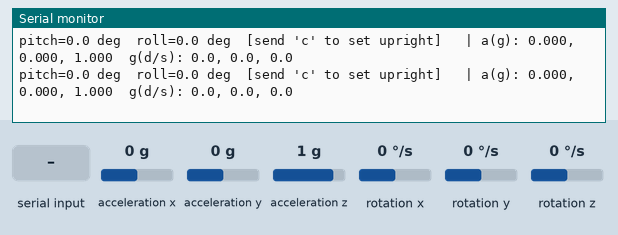
Recording of a sketch running on a simulated Arduino Uno, built with avr-gcc and run on an emulated ATmega328P. Shown: the last lines printed to the serial monitor. Inputs (shaded band) come from the test bench; at power-on: acceleration x 0 g, acceleration y 0 g, acceleration z 1 g, rotation x 0 °/s, rotation y 0 °/s, rotation z 0 °/s.

Above: at 1.2 s.
1.3 s: "L" received over Serial
At 1.57 s:
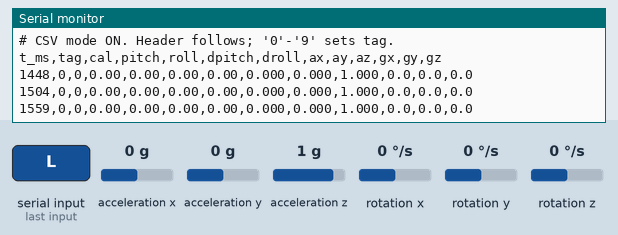
2.9 s: "90,45\n" received over Serial
At 2.95 s:
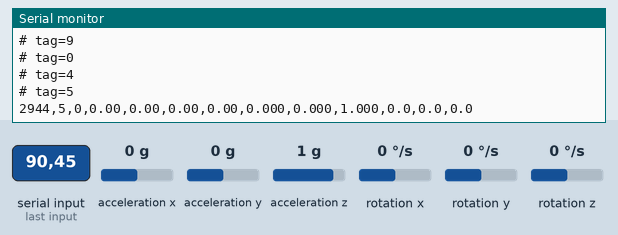
4.4 s: "c90\n" received over Serial
6.1 s: acceleration x set to -1.4 g
At 6.11 s:
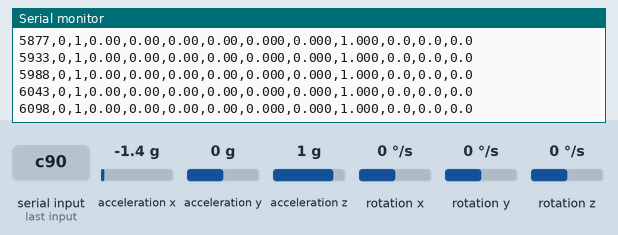
9.1 s: acceleration y set to -1.4 g
At 9.11 s:
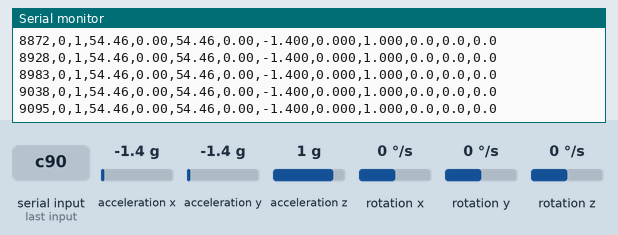
12.1 s: acceleration x set to 0 g
At 12.11 s:
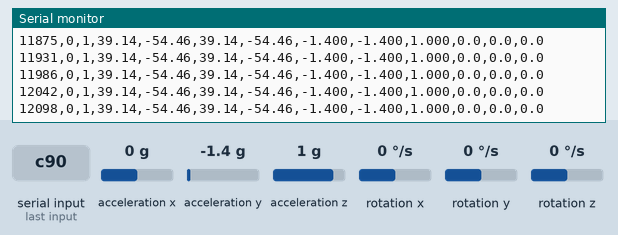
Timing chart, 0 to 15.1 s (numbered marks = the images above; inputs shaded):
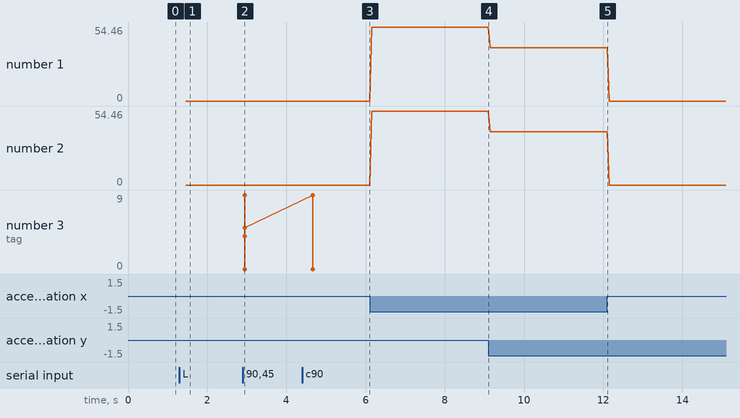

The sketch:

xiao_imu_test.ino
```cpp
/*
 * XIAO nRF52840 Sense — IMU bring-up + posture logging
 * ----------------------------------------------------
 * Purpose: confirm the board is alive and that the onboard 6-axis IMU
 *          (LSM6DS3TR-C) can be read. This is the upper-back orientation
 *          sensor for the posture system.
 *
 * Prints human-readable tilt ANGLES (pitch + roll) derived from the
 * accelerometer's gravity vector — much easier to read as posture than the
 * raw aX/aY/aZ. For an upper-back sensor:
 *   - pitch = forward/back lean  (the slouch axis — leaning over a desk)
 *   - roll  = left/right lean
 * Angles come from gravity only, so they're absolute (no drift) but jittery
 * while you're actually moving. Raw accel/gyro trail behind for reference.
 * NOTE: the pitch/roll axis mapping assumes a particular board mounting; if
 * forward lean shows up on the wrong axis, swap the formulas below to match
 * how the XIAO ends up sitting on the back.
 *
 * Calibration: the XIAO has no usable user button (only RESET), so sit
 * upright and send 'c' over serial to capture the current pose as the
 * "upright" reference. After that the sketch reports how far pitch/roll
 * deviate from upright (dPitch/dRoll) — that deviation is the posture signal.
 * Send 'r' to clear and go back to absolute angles.
 *
 * --- CSV LOGGING (for the midterm measurement campaign) ---------------------
 * Send 'l' to toggle CSV mode. In CSV mode the sketch stops printing prose
 * and emits one comma-separated row per sample, after a single header line:
 *
 *   t_ms,tag,cal,pitch,roll,dpitch,droll,ax,ay,az,gx,gy,gz
 *
 * Every prose/diagnostic line is prefixed with '#', so a captured file is
 * directly parseable (pandas: read_csv(comment='#'); the header is the first
 * non-# line).
 *
 * Logging is CONTINUOUS at 20 Hz once CSV mode is on — it never stops on its
 * own, and the `tag` column simply holds the last digit pressed until you
 * change it. You time each posture yourself (~10 s); there is no per-tag timer.
 *
 * Send a digit '0'..'9' to stamp `tag` and label postures/trials in ONE
 * continuous capture. Meanings:
 *   0 = upright   1 = forward slouch   2 = lean L   3 = lean R   4 = head-down
 *   5 = laid-back (hips forward, torso leaning back on the chair)
 *   9 = JUNK / MOVING  (reserved — see below)
 * Pitch convention (this mounting): upright ~45 deg; leaning FORWARD lowers
 * pitch, leaning BACK raises it (laid-back = the highest pitch).
 * (For the re-don experiment, reuse 0 and re-send 'c' before each trial.)
 * `cal` is 1 once calibrated; when not calibrated, dpitch/droll equal pitch/roll.
 *
 * EXCLUDE TRANSITIONS — tag 9. Moving between postures contaminates data two
 * ways: (1) the angle sweeps through intermediate values that belong to no
 * posture, and (2) the pitch/roll math assumes the accelerometer sees only
 * gravity, but while moving it also picks up the motion's own acceleration, so
 * those samples are briefly wrong. Convention: press 9 during every transition
 * and DROP all tag==9 rows in analysis; what remains is clean steady segments.
 * Tag 9 is timing-forgiving — roughly covering each move is enough. (Optional
 * safety margin: also drop the first ~0.5-1 s after each tag change before
 * averaging, in case a key was pressed a hair before you fully settled.)
 *
 * Capture workflow (see also docs/archive/protocolo-captura-imu.md):
 *   arduino-cli monitor -p /dev/ttyACM0 -c baudrate=115200 | tee postures.csv
 *   # type (each line sends on Enter):
 *   #   l                -> start CSV
 *   #   c                -> calibrate while sitting upright
 *   #   0 (hold ~10s)    -> upright
 *   #   9                -> move
 *   #   1 (settle ~10s)  -> forward slouch
 *   #   9 -> 2 lean L -> 9 -> 3 lean R -> 9 -> 4 head-down   (9 on every move)
 *
 * Setup (Arduino IDE):
 *   1. Boards Manager: install "Seeed nRF52 Boards".
 *   2. Select board: "Seeed XIAO nRF52840 Sense".
 *   3. Library Manager: install "Seeed Arduino LSM6DS3".
 *   4. Open Serial Monitor at 115200 baud.
 *
 * The onboard IMU sits on the internal I2C bus at address 0x6A.
 *
 * Build / upload / monitor (arduino-cli, run from the repo root):
 *   arduino-cli compile --fqbn Seeeduino:nrf52:xiaonRF52840Sense firmware/archive/xiao_imu_test
 *   arduino-cli upload  --fqbn Seeeduino:nrf52:xiaonRF52840Sense -p /dev/ttyACM0 firmware/archive/xiao_imu_test
 *   arduino-cli monitor -p /dev/ttyACM0 -c baudrate=115200
 */

#include "LSM6DS3.h"
#include "Wire.h"
#include <math.h>

LSM6DS3 imu(I2C_MODE, 0x6A);   // onboard LSM6DS3TR-C, I2C address 0x6A

const float RAD_TO_DEGF = 57.2957795f;   // 180 / PI

// Sample period: slow in live (human) mode so the scroll is readable; faster
// in CSV mode for smoother plots (still trivial data volume).
const int SAMPLE_MS_LIVE = 200;   //  5 Hz
const int SAMPLE_MS_CSV  = 50;    // 20 Hz

// --- Upright calibration state ----------------------------------------------
// Captured when the user sends 'c' over serial while sitting straight.
bool  calibrated = false;
float pitchRef   = 0.0f;
float rollRef    = 0.0f;

// --- Logging state ----------------------------------------------------------
bool csvMode = false;   // 'l' toggles CSV output for file capture
int  tag     = 0;       // '0'..'9' stamps the tag column (posture/trial label)

// Tilt angles from a gravity vector. Kept in one place so the axis mapping
// only ever has to be fixed here (see the NOTE in the header).
void anglesFromAccel(float aX, float aY, float aZ, float &pitch, float &roll) {
  pitch = atan2f(-aX, sqrtf(aY * aY + aZ * aZ)) * RAD_TO_DEGF;
  roll  = atan2f(aY, aZ) * RAD_TO_DEGF;
}

// Average a short burst of samples so "upright" isn't grabbed off one noisy
// reading. Call this while the user is sitting straight.
void captureReference() {
  const int N = 20;
  float pSum = 0.0f, rSum = 0.0f, p, r;
  for (int i = 0; i < N; i++) {
    float aX = imu.readFloatAccelX();
    float aY = imu.readFloatAccelY();
    float aZ = imu.readFloatAccelZ();
    anglesFromAccel(aX, aY, aZ, p, r);
    pSum += p;
    rSum += r;
    delay(10);
  }
  pitchRef   = pSum / N;
  rollRef    = rSum / N;
  calibrated = true;
  Serial.print("# calibrated upright: pitch=");
  Serial.print(pitchRef, 1);
  Serial.print(" deg  roll=");
  Serial.print(rollRef, 1);
  Serial.println(" deg.  Reporting deviation from upright.");
}

void printCsvHeader() {
  Serial.println("t_ms,tag,cal,pitch,roll,dpitch,droll,ax,ay,az,gx,gy,gz");
}

// One-character serial commands: 'c' calibrate, 'r' clear, 'l' toggle CSV,
// '0'..'9' set the tag column. Line endings ('\n'/'\r') fall through harmlessly.
void handleSerialCommands() {
  while (Serial.available() > 0) {
    char c = Serial.read();
    if (c == 'c' || c == 'C') {
      captureReference();
    } else if (c == 'r' || c == 'R') {
      calibrated = false;
      Serial.println("# calibration cleared — reporting absolute angles.");
    } else if (c == 'l' || c == 'L') {
      csvMode = !csvMode;
      if (csvMode) {
        Serial.println("# CSV mode ON. Header follows; '0'-'9' sets tag.");
        printCsvHeader();
      } else {
        Serial.println("# CSV mode OFF.");
      }
    } else if (c >= '0' && c <= '9') {
      tag = c - '0';
      Serial.print("# tag=");
      Serial.println(tag);
    }
  }
}

// Print a value with an explicit + or - sign (easier to scan deviations).
void printSigned(float v) {
  if (v >= 0) Serial.print('+');
  Serial.print(v, 1);
}

void setup() {
  Serial.begin(115200);
  while (!Serial) { delay(10); }      // wait for USB serial

  if (imu.begin() != 0) {
    Serial.println("# IMU init FAILED — check board variant is 'Sense'.");
  } else {
    Serial.println("# IMU init OK. Streaming tilt angles (deg) + raw accel/gyro.");
    Serial.println("# Sit upright and send 'c' to calibrate; 'r' clears; 'l' = CSV.");
  }
}

void loop() {
  handleSerialCommands();   // check for c/r/l/digit before reading + printing

  // Read gravity vector + angular rate. Accel units (g vs m/s^2) cancel in the
  // angle math, so it doesn't matter that accel is in g.
  float aX = imu.readFloatAccelX();
  float aY = imu.readFloatAccelY();
  float aZ = imu.readFloatAccelZ();
  float gX = imu.readFloatGyroX();
  float gY = imu.readFloatGyroY();
  float gZ = imu.readFloatGyroZ();

  float pitch, roll;
  anglesFromAccel(aX, aY, aZ, pitch, roll);
  float dPitch = pitch - pitchRef;   // pitchRef/rollRef are 0 until calibrated,
  float dRoll  = roll  - rollRef;    // so deviation == absolute angle until then

  if (csvMode) {
    // t_ms,tag,cal,pitch,roll,dpitch,droll,ax,ay,az,gx,gy,gz
    Serial.print(millis());        Serial.print(',');
    Serial.print(tag);             Serial.print(',');
    Serial.print(calibrated ? 1 : 0); Serial.print(',');
    Serial.print(pitch, 2);        Serial.print(',');
    Serial.print(roll, 2);         Serial.print(',');
    Serial.print(dPitch, 2);       Serial.print(',');
    Serial.print(dRoll, 2);        Serial.print(',');
    Serial.print(aX, 3);           Serial.print(',');
    Serial.print(aY, 3);           Serial.print(',');
    Serial.print(aZ, 3);           Serial.print(',');
    Serial.print(gX, 1);           Serial.print(',');
    Serial.print(gY, 1);           Serial.print(',');
    Serial.println(gZ, 1);
    delay(SAMPLE_MS_CSV);
    return;
  }

  // --- Human-readable live view ---------------------------------------------
  // Once calibrated, the useful number is the deviation from upright; before
  // that, show absolute tilt and remind the user to calibrate.
  if (calibrated) {
    Serial.print("dPitch="); printSigned(dPitch);
    Serial.print(" deg  dRoll="); printSigned(dRoll);
    Serial.print(" deg");
  } else {
    Serial.print("pitch="); Serial.print(pitch, 1);
    Serial.print(" deg  roll="); Serial.print(roll, 1);
    Serial.print(" deg  [send 'c' to set upright]");
  }

  // Raw values trail behind for reference.
  Serial.print("   | a(g): "); Serial.print(aX, 3);
  Serial.print(", "); Serial.print(aY, 3);
  Serial.print(", "); Serial.print(aZ, 3);
  Serial.print("  g(d/s): "); Serial.print(gX, 1);
  Serial.print(", "); Serial.print(gY, 1);
  Serial.print(", "); Serial.println(gZ, 1);
  delay(SAMPLE_MS_LIVE);   // 5 Hz — plenty for posture; CSV mode runs faster
}
```

Measured:
- after the input at 1.3 s, the serial monitor: prints a new line after 0.14 s (image 1)
- after the input at 2.9 s, the serial monitor: prints a new line at once (image 2)
